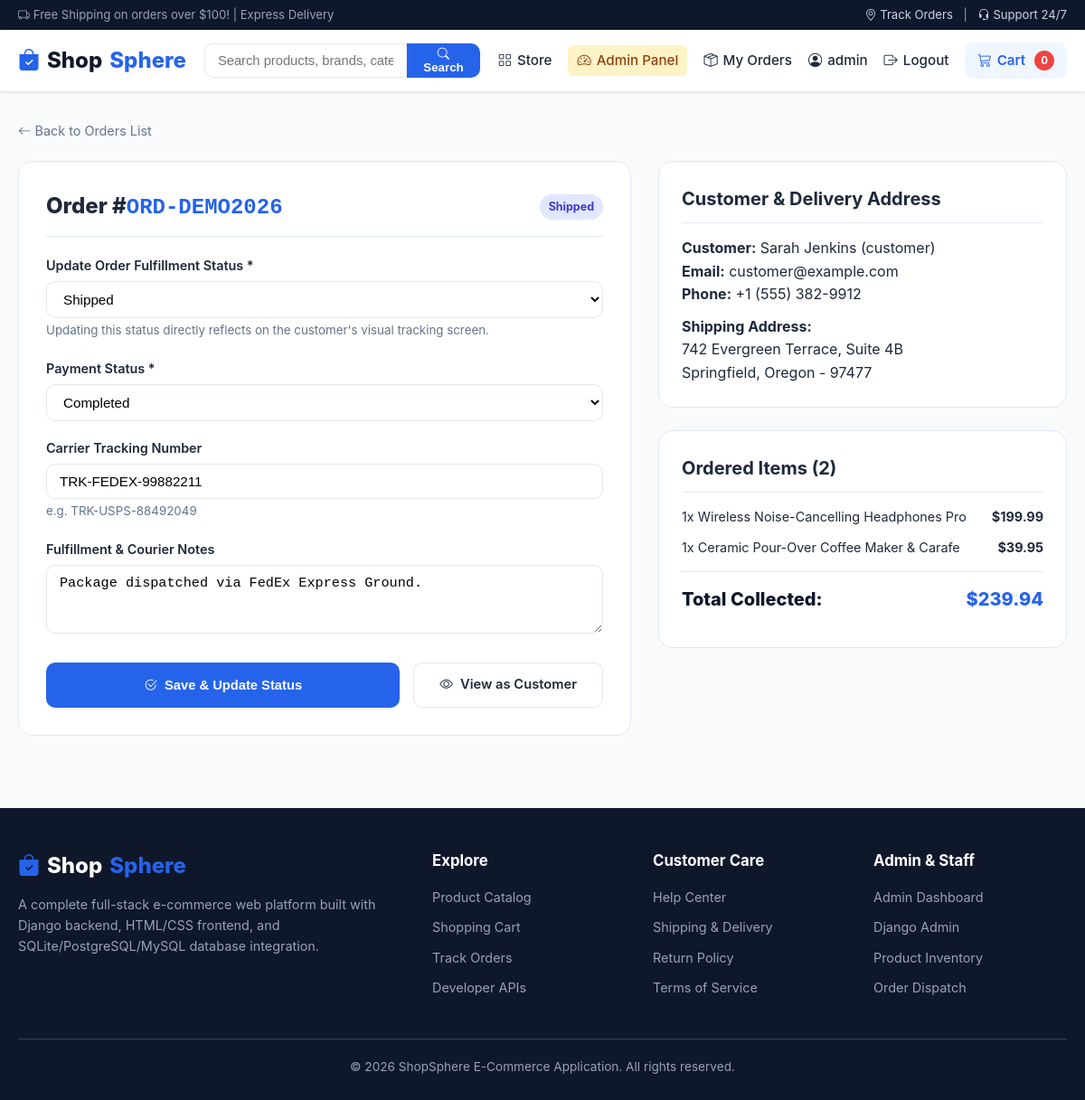
Page /store-admin/orders/ORD-DEMO2026/ (signed in) on the committed database.
### store/models.py (models this page shows, shortened)
class Order(models.Model):
    STATUS_CHOICES = (
        ('Pending', 'Order Placed (Pending)'),
        ('Processing', 'Processing'),
        ('Shipped', 'Shipped'),
        ('Delivered', 'Delivered'),
        ('Cancelled', 'Cancelled'),
    )
    PAYMENT_METHOD_CHOICES = (
        ('cod', 'Cash on Delivery'),
        ('card', 'Credit/Debit Card (Mock)'),
        ('upi', 'UPI / Online (Mock)'),
    )
    PAYMENT_STATUS_CHOICES = (
        ('Pending', 'Pending'),
        ('Completed', 'Completed'),
        ('Failed', 'Failed'),
    )
    user = models.ForeignKey(User, on_delete=models.CASCADE, related_name='orders')
    order_number = models.CharField(max_length=32, unique=True, editable=False)
    full_name = models.CharField(max_length=150)
    email = models.EmailField()
    phone = models.CharField(max_length=20)
    address = models.TextField()
    city = models.CharField(max_length=100)
    state = models.CharField(max_length=100)
    postal_code = models.CharField(max_length=20)
    payment_method = models.CharField(max_length=30, choices=PAYMENT_METHOD_CHOICES, default='cod')
    payment_status = models.CharField(max_length=30, choices=PAYMENT_STATUS_CHOICES, default='Pending')
    subtotal = models.DecimalField(max_digits=10, decimal_places=2, default=0.00)
    shipping_cost = models.DecimalField(max_digits=10, decimal_places=2, default=0.00)
    total_amount = models.DecimalField(max_digits=10, decimal_places=2)
    status = models.CharField(max_length=30, choices=STATUS_CHOICES, default='Pending')
    tracking_number = models.CharField(max_length=60, blank=True, null=True)
    admin_notes = models.TextField(blank=True, null=True)
    created_at = models.DateTimeField(auto_now_add=True)
    updated_at = models.DateTimeField(auto_now=True)
    class Meta:
        ordering = ['-created_at']

class OrderItem(models.Model):
    order = models.ForeignKey(Order, on_delete=models.CASCADE, related_name='items')
    product = models.ForeignKey(Product, on_delete=models.SET_NULL, null=True, blank=True)
    product_name = models.CharField(max_length=200)
    product_price = models.DecimalField(max_digits=10, decimal_places=2)
    quantity = models.PositiveIntegerField(default=1)
    total_price = models.DecimalField(max_digits=10, decimal_places=2)

### store/views.py (the view)
# urls.py: path('store-admin/orders/<str:order_number>/', views.admin_order_detail, name='admin_order_detail'),
@staff_required
def admin_order_detail(request, order_number):
    order = get_object_or_404(Order, order_number=order_number)
    if request.method == 'POST':
        form = OrderStatusForm(request.POST, instance=order)
        if form.is_valid():
            form.save()
            messages.success(request, f"Order #{order.order_number} status updated to '{order.status}'.")
            return redirect('admin_order_detail', order_number=order.order_number)
    else:
        form = OrderStatusForm(instance=order)
    return render(request, 'store/admin/order_detail.html', {'order': order, 'form': form})

### store/forms.py
class OrderStatusForm(forms.ModelForm):
    class Meta:
        model = Order
        fields = ['status', 'payment_status', 'tracking_number', 'admin_notes']
        widgets = {
            'status': forms.Select(attrs={'class': 'form-select'}),
            'payment_status': forms.Select(attrs={'class': 'form-select'}),
            'tracking_number': forms.TextInput(attrs={'class': 'form-control'}),
            'admin_notes': forms.Textarea(attrs={'class': 'form-control', 'rows': 3}),
        }

### store/context_processors.py (called while the page is built)
def cart_and_categories(request):
    categories = Category.objects.all()
    cart_total_items = 0
    if request.user.is_authenticated:
        cart = Cart.objects.filter(user=request.user).first()
    else:
        session_key = request.session.session_key
        if session_key:
            cart = Cart.objects.filter(session_key=session_key).first()
        else:
            cart = None
    if cart:
        cart_total_items = cart.total_items
    return {
        'nav_categories': categories,
        'cart_count': cart_total_items,
    }

### store/views.py (called while the page is built)
def staff_required(view_func):
    return user_passes_test(lambda u: u.is_active and u.is_staff, login_url='login')(view_func)

### templates/store/admin/order_detail.html (shortened to what this page needs)
{% extends 'base.html' %}
{% load static %}
{% block content %}
  <div style="margin-bottom: 20px;">
    <a href="{% url 'admin_order_list' %}" style="font-size: 0.9rem; color: var(--text-muted);">
      <i class="bi bi-arrow-left"></i> Back to Orders List
    </a>
  </div>
  <div class="checkout-grid">
    <div class="form-card">
      <div style="display: flex; justify-content: space-between; align-items: center; border-bottom: 1px solid var(--border-color); padding-bottom: 12px; margin-bottom: 20px;">
        <h1 style="font-size: 1.5rem; font-weight: 800;">
          Order #<span style="color: var(--primary); font-family: monospace;">{{ order.order_number }}</span>
        </h1>
        <span class="status-badge status-{{ order.status }}">
          {{ order.status }}
        </span>
      </div>
      <form method="POST">
        <div class="form-group">
          <label for="{{ form.status.id_for_label }}">Update Order Fulfillment Status *</label>
          {{ form.status }}
          <small style="color: var(--text-muted);">Updating this status directly reflects on the customer's visual tracking screen.</small>
        </div>
        <div class="form-group">
          <label for="{{ form.payment_status.id_for_label }}">Payment Status *</label>
          {{ form.payment_status }}
        </div>
        <div class="form-group">
          <label for="{{ form.tracking_number.id_for_label }}">Carrier Tracking Number</label>
          {{ form.tracking_number }}
          <small style="color: var(--text-muted);">e.g. TRK-USPS-88492049</small>
        </div>
        <div class="form-group">
          <label for="{{ form.admin_notes.id_for_label }}">Fulfillment & Courier Notes</label>
          {{ form.admin_notes }}
        </div>
        <div style="margin-top: 25px; display: flex; gap: 15px;">
          <button type="submit" class="btn btn-primary" style="flex: 2; padding: 12px;">
            <i class="bi bi-check2-circle"></i> Save & Update Status
          </button>
          <a href="{% url 'order_tracking' order_number=order.order_number %}" target="_blank" class="btn btn-outline" style="flex: 1; padding: 12px;">
            <i class="bi bi-eye"></i> View as Customer
          </a>
        </div>
      </form>
    </div>
    <div>
      <div class="cart-summary-card" style="margin-bottom: 25px;">
        <h2 style="font-size: 1.25rem; font-weight: 700; margin-bottom: 15px; border-bottom: 1px solid var(--border-color); padding-bottom: 10px;">
          Customer & Delivery Address
        </h2>
        <p><strong>Customer:</strong> {{ order.full_name }} ({{ order.user.username }})</p>
        <p><strong>Email:</strong> {{ order.email }}</p>
        <p><strong>Phone:</strong> {{ order.phone }}</p>
        <p style="margin-top: 10px;"><strong>Shipping Address:</strong><br>
          {{ order.address }}<br>
          {{ order.city }}, {{ order.state }} - {{ order.postal_code }}
        </p>
      </div>
      <div class="cart-summary-card">
        <h2 style="font-size: 1.25rem; font-weight: 700; margin-bottom: 15px; border-bottom: 1px solid var(--border-color); padding-bottom: 10px;">
          Ordered Items ({{ order.items.count }})
        </h2>
        {% for item in order.items.all %}
          <div style="display: flex; justify-content: space-between; margin-bottom: 10px; font-size: 0.9rem;">
            <span>{{ item.quantity }}x {{ item.product_name }}</span>
            <strong>${{ item.total_price }}</strong>
          </div>
        {% endfor %}
        <div class="summary-row total" style="margin-top: 15px;">
          <span>Total Collected:</span>
          <span style="color: var(--primary);">${{ order.total_amount }}</span>
        </div>
      </div>
    </div>
  </div>
{% endblock %}

### templates/base.html (shortened to what this page needs)
{% load static %}
<!DOCTYPE html>
<html lang="en">
<head>
  <link rel="stylesheet" href="{% static 'css/style.css' %}">
  <link rel="stylesheet" href="https://cdn.jsdelivr.net/npm/bootstrap-icons@1.11.3/font/bootstrap-icons.min.css">
</head>
<body>
  <div class="top-bar">
    <div class="container">
      <div><i class="bi bi-truck"></i> Free Shipping on orders over $100! | Express Delivery</div>
      <div>
        <a href="{% url 'order_history' %}"><i class="bi bi-geo-alt"></i> Track Orders</a>
        <span style="margin: 0 8px;">|</span>
        <a href="{% url 'home' %}"><i class="bi bi-headset"></i> Support 24/7</a>
      </div>
    </div>
  </div>
  <nav class="navbar">
    <div class="nav-container">
      <a href="{% url 'home' %}" class="brand-logo">
        <i class="bi bi-bag-check-fill" style="color: var(--primary);"></i>
        Shop<span>Sphere</span>
      </a>
      <form action="{% url 'home' %}" method="GET" class="nav-search">
        <input type="text" name="q" placeholder="Search products, brands, categories..." value="{{ request.GET.q }}">
        <button type="submit"><i class="bi bi-search"></i> Search</button>
      </form>
      <ul class="nav-links">
        <li><a href="{% url 'home' %}"><i class="bi bi-grid"></i> Store</a></li>
        {% if user.is_authenticated and user.is_staff %}
          <li>
            <a href="{% url 'admin_dashboard' %}" class="admin-badge-nav">
              <i class="bi bi-speedometer2"></i> Admin Panel
            </a>
          </li>
        {% endif %}
        {% if user.is_authenticated %}
          <li>
            <a href="{% url 'order_history' %}">
              <i class="bi bi-box-seam"></i> My Orders
            </a>
          </li>
          <li>
            <a href="{% url 'profile' %}">
              <i class="bi bi-person-circle"></i> {{ user.username }}
            </a>
          </li>
          <li>
            <a href="{% url 'logout' %}" title="Log Out">
              <i class="bi bi-box-arrow-right"></i> Logout
            </a>
          </li>
        {% else %}
          <li><a href="{% url 'login' %}"><i class="bi bi-box-arrow-in-right"></i> Login</a></li>
          <li><a href="{% url 'register' %}" class="btn-sm btn-primary" style="color:#fff !important;">Register</a></li>
        {% endif %}
        <li>
          <a href="{% url 'cart' %}" class="cart-btn">
            <i class="bi bi-cart3"></i> Cart
            <span class="cart-badge">{{ cart_count|default:"0" }}</span>
          </a>
        </li>
      </ul>
    </div>
  </nav>
  <main>
    <div class="container">
      {% block content %}{% endblock %}
    </div>
  </main>
  <footer>
    <div class="container">
      <div class="footer-grid">
        <div class="footer-col">
          <div class="brand-logo" style="color: #fff; margin-bottom: 12px;">
            <i class="bi bi-bag-check-fill" style="color: var(--primary);"></i> Shop<span>Sphere</span>
          </div>
          <p style="font-size: 0.9rem; line-height: 1.6;">
            A complete full-stack e-commerce web platform built with Django backend, HTML/CSS frontend, and SQLite/PostgreSQL/MySQL database integration.
          </p>
        </div>
        <div class="footer-col">
          <h4>Explore</h4>
          <ul class="footer-links">
            <li><a href="{% url 'home' %}">Product Catalog</a></li>
            <li><a href="{% url 'cart' %}">Shopping Cart</a></li>
            <li><a href="{% url 'order_history' %}">Track Orders</a></li>
            <li><a href="{% url 'api_products_list' %}" target="_blank">Developer APIs</a></li>
          </ul>
        </div>
        <div class="footer-col">
          <h4>Customer Care</h4>
          <ul class="footer-links">
            <li><a href="{% url 'home' %}">Help Center</a></li>
            <li><a href="{% url 'home' %}">Shipping & Delivery</a></li>
            <li><a href="{% url 'home' %}">Return Policy</a></li>
            <li><a href="{% url 'home' %}">Terms of Service</a></li>
          </ul>
        </div>
        <div class="footer-col">
          <h4>Admin & Staff</h4>
          <ul class="footer-links">
            <li><a href="{% url 'admin_dashboard' %}">Admin Dashboard</a></li>
            <li><a href="/admin/" target="_blank">Django Admin</a></li>
            <li><a href="{% url 'admin_product_list' %}">Product Inventory</a></li>
            <li><a href="{% url 'admin_order_list' %}">Order Dispatch</a></li>
          </ul>
        </div>
      </div>
      <div class="footer-bottom">
        &copy; 2026 ShopSphere E-Commerce Application. All rights reserved.
      </div>
    </div>
  </footer>
</body>
</html>

### rows in the picture
Order: order_number "ORD-DEMO2026", status "Shipped", payment_status "Completed", tracking_number "TRK-FEDEX-99882211", admin_notes "Package dispatched via FedEx Express Ground.", full_name "Sarah Jenkins", user.username "customer", email "customer@example.com", phone "+1 (555) 382-9912", address "742 Evergreen Terrace, Suite 4B", city "Springfield", state "Oregon", postal_code "97477", items.count "2", total_amount "239.94"
OrderItem: quantity "1", product_name "Wireless Noise-Cancelling Headphones Pro", total_price "199.99"
OrderItem: quantity "1", product_name "Ceramic Pour-Over Coffee Maker & Carafe", total_price "39.95"

### other values in the picture
{{ user.username }} "admin"
{{ cart_count|default:"0" }} "0"
